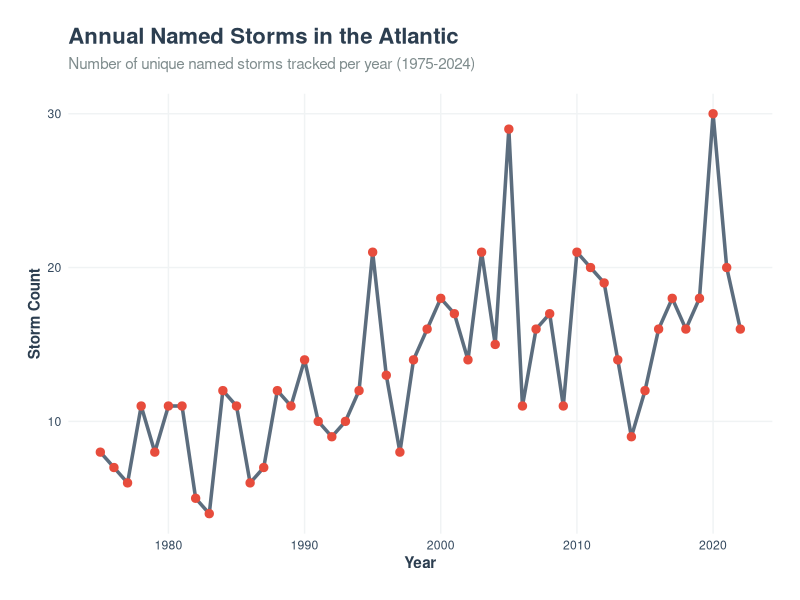

Here is the R script that generated this plot:
## ---- chunk 1
#| label: setup
#| include: false
suppressPackageStartupMessages(library(tidyverse))
## ---- chunk 2
#| label: plot-storms
#| fig-cap: "Annual frequency of named storms in the Atlantic Ocean (1975-2024)."
#| warning: false
#| message: false

storms |>
  group_by(year) |>
  summarise(n_storms = n_distinct(name)) |>
  ggplot(aes(x = year, y = n_storms)) +
  geom_line(color = "#34495e", linewidth = 1.2, alpha = 0.8) +
  geom_point(color = "#e74c3c", size = 2.5) +
  labs(
    title = "Annual Named Storms in the Atlantic",
    subtitle = "Number of unique named storms tracked per year (1975-2024)",
    x = "Year",
    y = "Storm Count"
  ) +
  theme_minimal(base_family = "sans") +
  theme(
    plot.title = element_text(face = "bold", size = 16, color = "#2c3e50", margin = margin(b = 6)),
    plot.subtitle = element_text(size = 11, color = "#7f8c8d", margin = margin(b = 15)),
    axis.title = element_text(face = "bold", size = 11, color = "#2c3e50"),
    axis.text = element_text(color = "#34495e"),
    panel.grid.major = element_line(color = "#f0f3f4"),
    panel.grid.minor = element_blank(),
    plot.margin = margin(20, 20, 20, 20)
  )
